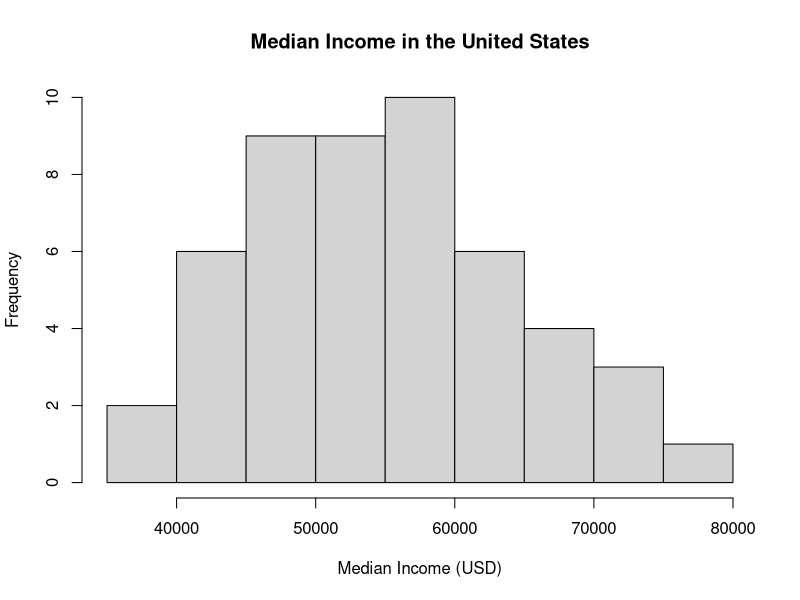
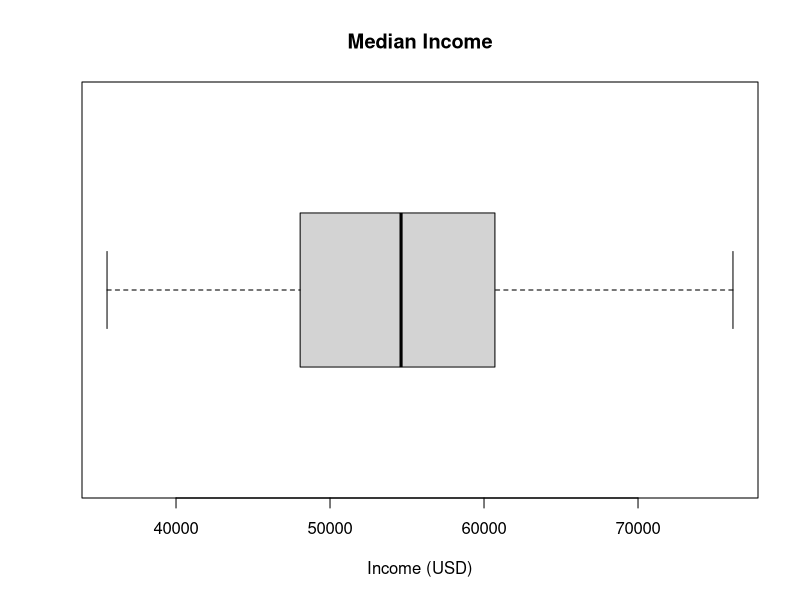
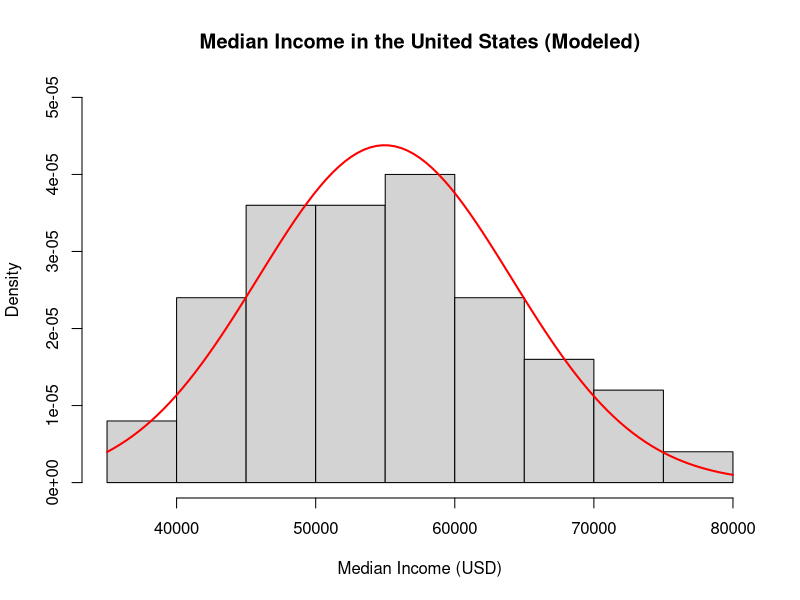
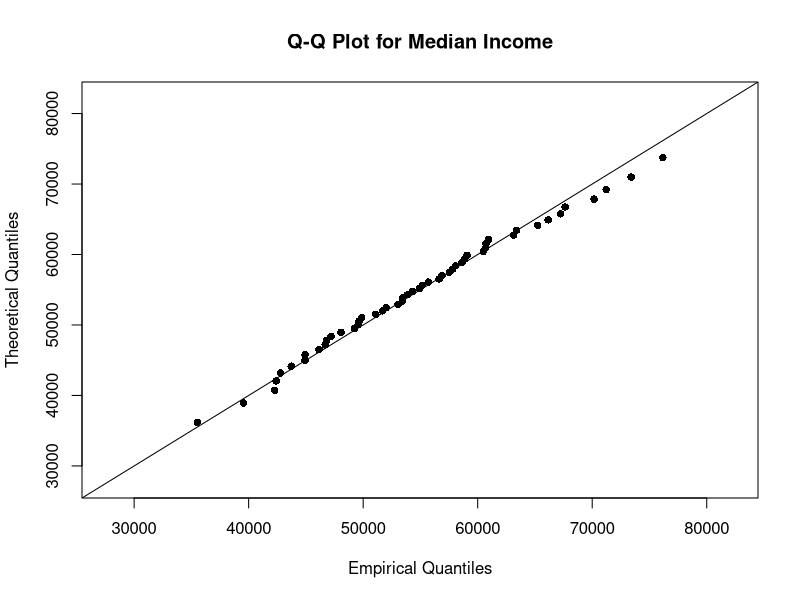
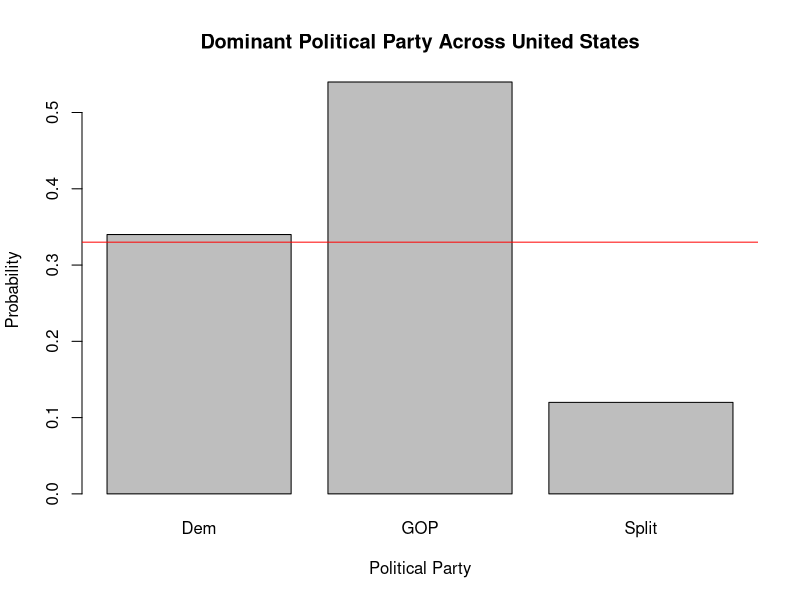
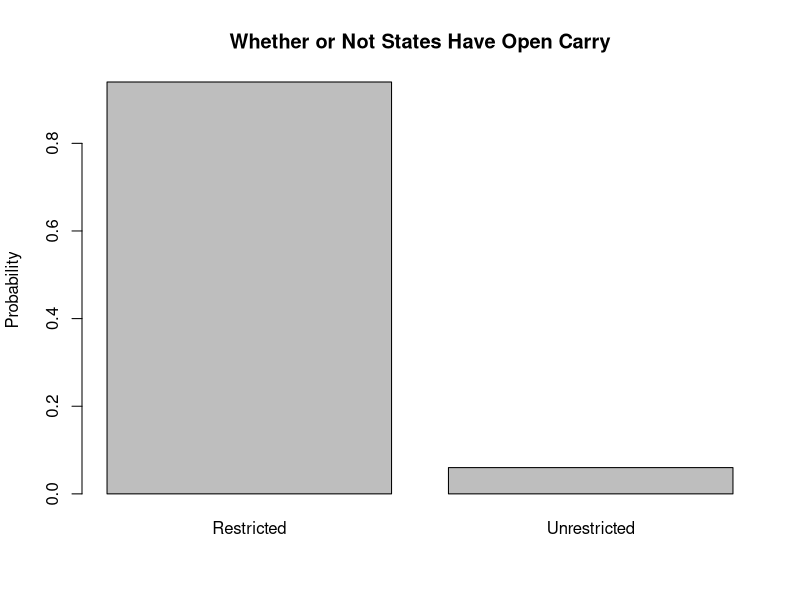
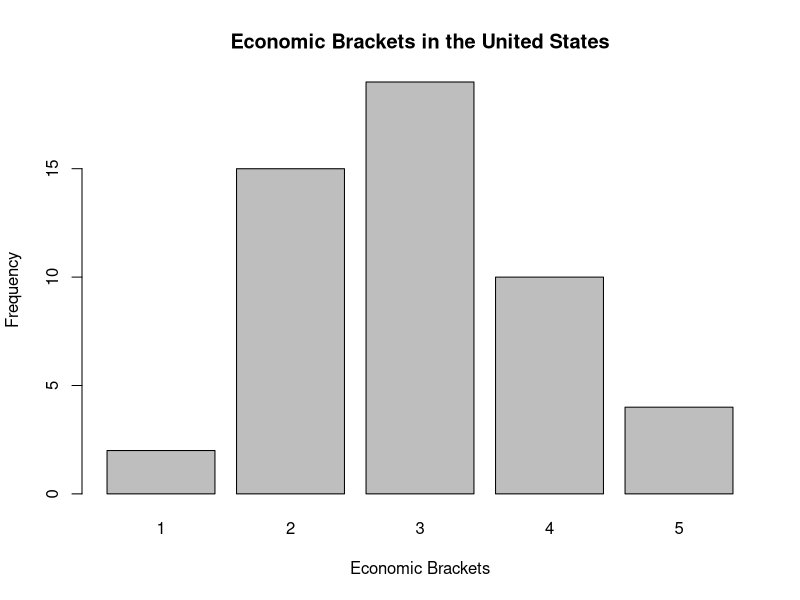
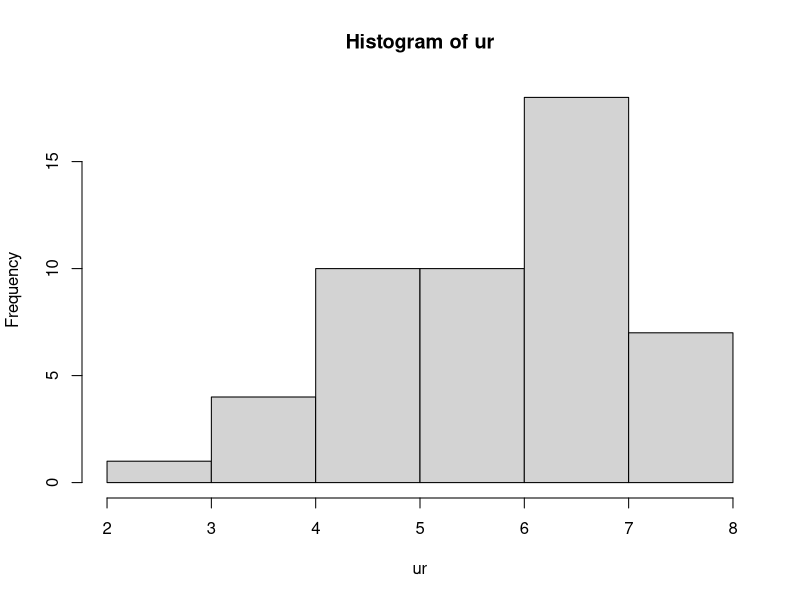

These figures' R source, in order:
## ---- chunk 1
knitr::opts_chunk$set(echo = TRUE)
## ---- chunk 2
library(readxl)
project_data <- read_excel("CrimeProjData.xlsx")
attach(project_data)
## ---- chunk 3
mi=project_data$`Median Income` #Access column in a excel
len_of_mi = length(mi)
mi_break_len = sqrt(len_of_mi) #To use for breaks
hist(mi, breaks = mi_break_len+1, xlab = "Median Income (USD)",main = "Median Income in the United States")
## ---- chunk 4
boxplot(mi, horizontal =TRUE, main="Median Income", xlab="Income (USD)")
## ---- chunk 5
summary(mi)
sd(mi)
## ---- chunk 6
hist(mi, freq = FALSE, breaks = mi_break_len+1, xlab = "Median Income (USD)",main = "Median Income in the United States (Modeled)", ylim= c(0,5e-05))
curve(dnorm(x, mean = mean(mi), sd = sd(mi)), add=TRUE, lwd=2, col = "red")

## ---- chunk 7
# set the number of data points
n = length(mi)

m = 54963
s = 9109.31
limits = c(m-3*s,m+3*s)
probs = (1:n)/(n+1)
norm.quants = qnorm(probs,m,s)
plot(sort(mi),sort(norm.quants),ylab="Theoretical Quantiles",
     xlab="Empirical Quantiles", main="Q-Q Plot for Median Income",
     xlim=limits, ylim=limits, pch=16)
abline(0,1)
## ---- chunk 8
#alpha = .05
shapiro.test(mi)
## ---- chunk 9
a <- 54963
s <- 9109.319
n <- 50
total_error <- qnorm(0.975)*s/sqrt(n)
left_error <- a-total_error
right_error <- a+total_error
left_error
right_error
## ---- chunk 10
dpp=project_data$`Dominant Political Party` #Access column in a excel
dpp=table(dpp)
dpp=as.data.frame(dpp)
names(dpp)[1]="Dominant Political Party"
height_dpp=dpp$Freq/50
barplot(height_dpp, names.arg=dpp$`Dominant Political Party`, xlab = "Political Party", ylab = "Probability", main = "Dominant Political Party Across United States")
abline(.33,0,col="red")
dpp
## ---- chunk 11
chisq.test(dpp$Freq)
## ---- chunk 12
oc=project_data$`Does State Have Open Carry? R = Restricted; U = Unrestricted` #Access column in a excel
oc=table(oc)
oc=as.data.frame(oc)
names(oc)[1]="Does State Have Open Carry? R = Restricted; U = Unrestricted"
oc
## ---- chunk 13
proboc=oc$Freq/50
barplot(proboc,main="Whether or Not States Have Open Carry", names.arg = c("Restricted", "Unrestricted"),ylab="Probability")
## ---- chunk 14
eb=project_data$`Economic Bracket` #Access column in a excel
eb
summary(eb)
## ---- chunk 15
len_of_eb = length(eb)
eb_break_len = sqrt(len_of_eb)
barplot(table(eb), , main="Economic Brackets in the United States", ylab="Frequency", xlab="Economic Brackets")
#curve(dpois(x, 2.98), add=TRUE, lwd=2, col = "red") Model for poisson dist. cannot be overlaid on barplot
## ---- chunk 16
ur=project_data$`Unemployment Rate` #Access column in a excel
hist(ur, breaks = 7)
## ---- chunk 17
m_ur = mean(ur)
sd_ur = sd(ur)
m_ur
sd_ur
## ---- chunk 18
x=seq(from=-20,to=20,by=0.1)
y=dt(x,df=49)
plot(x,y,type= "l", main="T-Distribution for Unemployment Rate")
abline(v=-17.03,col="red")
abline(v=2.01,col="green")
abline(v=-2.01,col="green")
## ---- chunk 19
t.test(ur,y = NULL, alternative = "two.sided",8.748,conf.level = 0.95)
## ---- chunk 20
power.t.test(n=50,delta=0.558,sd=1.24787,sig.level=.05,type="two.sample",alternative="two.sided")
## ---- chunk 21
mi=project_data$`Median Income` #Access column in a excel
len_of_mi = length(mi)
mi_break_len = sqrt(len_of_mi) #To use for breaks
hist(mi, breaks = mi_break_len+1, xlab = "Median Income (USD)",main = "Median Income in the United States")
## ---- chunk 22
prop.test(14,50,0.14,alternative="greater",conf.level = 0.95)
## ---- chunk 23
pp1k = project_data$"Prisoners Per 1000 People"
hist(pp1k, xlab ="Number of Prisoners", main = "Histogram of Prisoners per 1000 People in 2014")
## ---- chunk 24
t.test(pp1k,alternative="greater",mu=4.361,conf.level = 0.95)
## ---- chunk 25
tbl = table(project_data$`Dominant Political Party`, project_data$`Economic Bracket`) #Accessing data from project
tbl
chisq.test(tbl)
## ---- chunk 26
inc_gop = project_data$`Prisoners Per 1000 People`[project_data$`Dominant Political Party`== "GOP"] #n gop = 27
inc_dem = project_data$`Prisoners Per 1000 People`[project_data$`Dominant Political Party`== "Dem"] #n dem = 17
mean_gop = mean(inc_gop)
mean_dem = mean(inc_dem)
mean_gop 
mean_dem 
sd_gop = sd(inc_gop)
sd_dem = sd(inc_dem)
sd_gop
sd_dem
## ---- chunk 27
hist(inc_gop,xlab = "Prisoners Per 1000 People")
hist(inc_dem,breaks = 4, xlab = "Prisoners Per 1000 People")
## ---- chunk 28
t.test(inc_gop, inc_dem, alternative = "greater",var.equal = TRUE, conf.level = 0.95)
## ---- chunk 29
vc_gop = project_data$`Number of Violent Crimes Per 1000 Persons`[project_data$`Dominant Political Party`== "GOP"] #n gop = 27
vc_dem = project_data$`Number of Violent Crimes Per 1000 Persons`[project_data$`Dominant Political Party`== "Dem"]#n dem = 17
meanvc_gop = mean(vc_gop)
meanvc_dem = mean(vc_dem)
vc_gop
vc_dem
vc_gop_big = vc_gop[vc_gop>5]
vc_dem_big = vc_dem[vc_dem>5]
count_gop_big = length(vc_gop_big)
count_dem_big = length(vc_dem_big)
## ---- chunk 30
hist(vc_gop)
hist(vc_dem)
## ---- chunk 31
prop.test(c(count_gop_big,count_dem_big),c(27,17),alternative="less",conf.level=0.95,correct=TRUE)
## ---- chunk 32
pp1k = project_data$"Prisoners Per 1000 People"
plot(mi, pp1k, main="Incarceration Rate vs Median Income", 
  	xlab="Median Income", ylab="Incarceration Rate ", pch=19)
## ---- chunk 33
cor(mi,pp1k)
## ---- chunk 34
model1 = lm(pp1k ~ mi)
s=summary(model1)
s
## ---- chunk 35
res1 = residuals(model1)

x = res1
n = length(x)
m = mean(x)
s = sd(x)
limits = c(m - 3 * s, m + 3 * s)

probs = (1:n)/(n+1)
norm.quants = qnorm(probs, m, s)
plot(sort(x), sort(norm.quants), ylab = "Theoretical Quantiles", 
     xlab = "Empirical Quantiles", main = "Q-Q Plot",
     xlim = limits, ylim = limits, pch = 16)
abline(0,1)

max_abs_res = max(abs(res1))
plot(mi, res1, pch = 18, ylab = "Residuals", main = "Residual Plot", ylim = c(-1*max_abs_res, max_abs_res),
     xlab = "Chirps per Minute")
abline(0, 0, col = 'red')
#Note these assumptions about residuals, Normally distributed (check this) with a mean 0, var 1, and lastly if there is a constant variance. The residual plot checks for constant variance, we do not want patterns, because this shows variance that is not constant. Watch out for "fan"/"sneeze pattern", this means that there is not constant variance. The qqplot checks for normality, we want most points on that close to the lin. Note that we check these assumptions after. If there is no linear pattern in scatter plot say that there is no linear pattern and linear regression cannot be done. If there is a pattern in your residual plot, keep working on the data .
